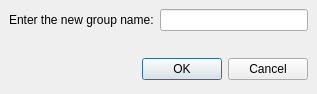
<ui version="4.0" >
 <author></author>
 <comment></comment>
 <exportmacro></exportmacro>
 <class>RenameGroupDialog</class>
 <widget class="QDialog" name="RenameGroupDialog" >
  <property name="geometry" >
   <rect>
    <x>0</x>
    <y>0</y>
    <width>317</width>
    <height>94</height>
   </rect>
  </property>
  <property name="windowTitle" >
   <string>WengoPhone - Rename Contact Group</string>
  </property>
  <layout class="QGridLayout" >
   <property name="margin" >
    <number>9</number>
   </property>
   <property name="spacing" >
    <number>6</number>
   </property>
   <item row="0" column="0" >
    <layout class="QGridLayout" >
     <property name="margin" >
      <number>0</number>
     </property>
     <property name="spacing" >
      <number>6</number>
     </property>
     <item row="0" column="0" >
      <widget class="QLabel" name="label" >
       <property name="text" >
        <string>Enter the new group name:</string>
       </property>
      </widget>
     </item>
     <item row="0" column="1" >
      <widget class="QLineEdit" name="groupName" />
     </item>
    </layout>
   </item>
   <item row="1" column="0" >
    <spacer>
     <property name="orientation" >
      <enum>Qt::Vertical</enum>
     </property>
     <property name="sizeHint" >
      <size>
       <width>20</width>
       <height>40</height>
      </size>
     </property>
    </spacer>
   </item>
   <item row="2" column="0" >
    <layout class="QHBoxLayout" >
     <property name="margin" >
      <number>0</number>
     </property>
     <property name="spacing" >
      <number>6</number>
     </property>
     <item>
      <spacer>
       <property name="orientation" >
        <enum>Qt::Horizontal</enum>
       </property>
       <property name="sizeHint" >
        <size>
         <width>131</width>
         <height>31</height>
        </size>
       </property>
      </spacer>
     </item>
     <item>
      <widget class="QPushButton" name="okButton" >
       <property name="text" >
        <string>OK</string>
       </property>
      </widget>
     </item>
     <item>
      <widget class="QPushButton" name="cancelButton" >
       <property name="text" >
        <string>Cancel</string>
       </property>
      </widget>
     </item>
    </layout>
   </item>
  </layout>
 </widget>
 <pixmapfunction></pixmapfunction>
 <tabstops>
  <tabstop>groupName</tabstop>
  <tabstop>okButton</tabstop>
  <tabstop>cancelButton</tabstop>
 </tabstops>
 <resources/>
 <connections>
  <connection>
   <sender>okButton</sender>
   <signal>clicked()</signal>
   <receiver>RenameGroupDialog</receiver>
   <slot>accept()</slot>
   <hints>
    <hint type="sourcelabel" >
     <x>278</x>
     <y>253</y>
    </hint>
    <hint type="destinationlabel" >
     <x>96</x>
     <y>254</y>
    </hint>
   </hints>
  </connection>
  <connection>
   <sender>cancelButton</sender>
   <signal>clicked()</signal>
   <receiver>RenameGroupDialog</receiver>
   <slot>reject()</slot>
   <hints>
    <hint type="sourcelabel" >
     <x>369</x>
     <y>253</y>
    </hint>
    <hint type="destinationlabel" >
     <x>179</x>
     <y>282</y>
    </hint>
   </hints>
  </connection>
 </connections>
</ui>
